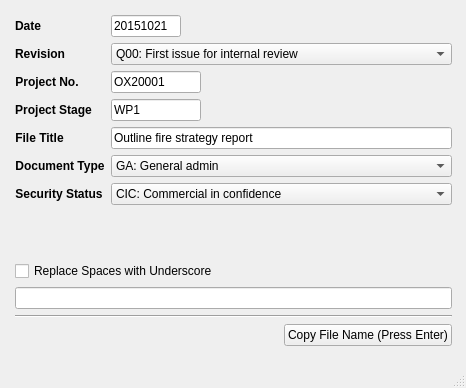
<?xml version="1.0" encoding="UTF-8"?>
<ui version="4.0">
 <class>MainWindow</class>
 <widget class="QMainWindow" name="MainWindow">
  <property name="geometry">
   <rect>
    <x>0</x>
    <y>0</y>
    <width>466</width>
    <height>388</height>
   </rect>
  </property>
  <property name="windowTitle">
   <string>MainWindow</string>
  </property>
  <widget class="QWidget" name="centralwidget">
   <widget class="QWidget" name="verticalLayoutWidget">
    <property name="geometry">
     <rect>
      <x>15</x>
      <y>15</y>
      <width>437</width>
      <height>331</height>
     </rect>
    </property>
    <layout class="QVBoxLayout" name="verticalLayout">
     <item>
      <layout class="QFormLayout" name="formLayout">
       <item row="0" column="0">
        <widget class="QLabel" name="label_16">
         <property name="font">
          <font>
           <weight>75</weight>
           <bold>true</bold>
          </font>
         </property>
         <property name="toolTip">
          <string>Date in YYMMDD (i.e. 201231) or YYYYMMDD (i.e. 20201231) format.</string>
         </property>
         <property name="statusTip">
          <string>Date in YYMMDD (i.e. 201231) or YYYYMMDD (i.e. 20201231) format.</string>
         </property>
         <property name="text">
          <string>Date</string>
         </property>
         <property name="alignment">
          <set>Qt::AlignCenter</set>
         </property>
        </widget>
       </item>
       <item row="0" column="1">
        <widget class="QLineEdit" name="lineEdit_1_date">
         <property name="maximumSize">
          <size>
           <width>70</width>
           <height>16777215</height>
          </size>
         </property>
         <property name="text">
          <string>20151021</string>
         </property>
        </widget>
       </item>
       <item row="1" column="0">
        <widget class="QLabel" name="label_15">
         <property name="font">
          <font>
           <weight>75</weight>
           <bold>true</bold>
          </font>
         </property>
         <property name="toolTip">
          <string>Revision indicator.</string>
         </property>
         <property name="statusTip">
          <string>Revision indicator.</string>
         </property>
         <property name="text">
          <string>Revision</string>
         </property>
         <property name="alignment">
          <set>Qt::AlignCenter</set>
         </property>
        </widget>
       </item>
       <item row="1" column="1">
        <widget class="QComboBox" name="comboBox_2_revision">
         <property name="maximumSize">
          <size>
           <width>16777215</width>
           <height>16777215</height>
          </size>
         </property>
         <item>
          <property name="text">
           <string>Q00: First issue for internal review</string>
          </property>
         </item>
         <item>
          <property name="text">
           <string>Q01: Reviewer's comments</string>
          </property>
         </item>
         <item>
          <property name="text">
           <string>Q02: Authoriser's comments</string>
          </property>
         </item>
         <item>
          <property name="text">
           <string>D00: First issue to others for comment</string>
          </property>
         </item>
         <item>
          <property name="text">
           <string>D01: Sub-sequent external reviews</string>
          </property>
         </item>
         <item>
          <property name="text">
           <string>R00: First issue</string>
          </property>
         </item>
         <item>
          <property name="text">
           <string>R01: Second issue</string>
          </property>
         </item>
        </widget>
       </item>
       <item row="2" column="0">
        <widget class="QLabel" name="label_14">
         <property name="maximumSize">
          <size>
           <width>90</width>
           <height>16777215</height>
          </size>
         </property>
         <property name="font">
          <font>
           <weight>75</weight>
           <bold>true</bold>
          </font>
         </property>
         <property name="toolTip">
          <string>Project number.</string>
         </property>
         <property name="statusTip">
          <string>Project number.</string>
         </property>
         <property name="text">
          <string>Project No.</string>
         </property>
         <property name="alignment">
          <set>Qt::AlignCenter</set>
         </property>
        </widget>
       </item>
       <item row="2" column="1">
        <widget class="QLineEdit" name="lineEdit_3_project_no">
         <property name="maximumSize">
          <size>
           <width>90</width>
           <height>16777215</height>
          </size>
         </property>
         <property name="text">
          <string>OX20001</string>
         </property>
        </widget>
       </item>
       <item row="3" column="0">
        <widget class="QLabel" name="label_17">
         <property name="font">
          <font>
           <weight>75</weight>
           <bold>true</bold>
          </font>
         </property>
         <property name="toolTip">
          <string>Project stage.</string>
         </property>
         <property name="statusTip">
          <string>Project stage.</string>
         </property>
         <property name="text">
          <string>Project Stage</string>
         </property>
         <property name="alignment">
          <set>Qt::AlignCenter</set>
         </property>
        </widget>
       </item>
       <item row="3" column="1">
        <widget class="QLineEdit" name="lineEdit_4_project_stage">
         <property name="maximumSize">
          <size>
           <width>90</width>
           <height>16777215</height>
          </size>
         </property>
         <property name="text">
          <string>WP1</string>
         </property>
        </widget>
       </item>
       <item row="4" column="0">
        <widget class="QLabel" name="label_18">
         <property name="font">
          <font>
           <weight>75</weight>
           <bold>true</bold>
          </font>
         </property>
         <property name="toolTip">
          <string>File title in plain English.</string>
         </property>
         <property name="statusTip">
          <string>File title in plain English.</string>
         </property>
         <property name="text">
          <string>File Title</string>
         </property>
         <property name="alignment">
          <set>Qt::AlignCenter</set>
         </property>
        </widget>
       </item>
       <item row="5" column="0">
        <widget class="QLabel" name="label_19">
         <property name="font">
          <font>
           <weight>75</weight>
           <bold>true</bold>
          </font>
         </property>
         <property name="toolTip">
          <string>Document type.</string>
         </property>
         <property name="statusTip">
          <string>Document type.</string>
         </property>
         <property name="text">
          <string>Document Type</string>
         </property>
         <property name="alignment">
          <set>Qt::AlignCenter</set>
         </property>
        </widget>
       </item>
       <item row="5" column="1">
        <widget class="QComboBox" name="comboBox_6_type">
         <item>
          <property name="text">
           <string>GA: General admin</string>
          </property>
         </item>
         <item>
          <property name="text">
           <string>MD: Marketing</string>
          </property>
         </item>
         <item>
          <property name="text">
           <string>FP: Fee proposal</string>
          </property>
         </item>
         <item>
          <property name="text">
           <string>LT: Letter</string>
          </property>
         </item>
         <item>
          <property name="text">
           <string>DN: Design note</string>
          </property>
         </item>
         <item>
          <property name="text">
           <string>OF: Outline strategy</string>
          </property>
         </item>
         <item>
          <property name="text">
           <string>DF: Detailed strategy</string>
          </property>
         </item>
         <item>
          <property name="text">
           <string>RF: Retrospective strategy</string>
          </property>
         </item>
         <item>
          <property name="text">
           <string>FA: Fire risk assessment</string>
          </property>
         </item>
         <item>
          <property name="text">
           <string>FS: Fire survey report</string>
          </property>
         </item>
         <item>
          <property name="text">
           <string>FN: File note</string>
          </property>
         </item>
         <item>
          <property name="text">
           <string>MN: Meeting notes</string>
          </property>
         </item>
         <item>
          <property name="text">
           <string>CS: Calculation sheet</string>
          </property>
         </item>
         <item>
          <property name="text">
           <string>SK: Sketch</string>
          </property>
         </item>
         <item>
          <property name="text">
           <string>DW: Drawing</string>
          </property>
         </item>
         <item>
          <property name="text">
           <string>XO: Expert opinion</string>
          </property>
         </item>
        </widget>
       </item>
       <item row="6" column="0">
        <widget class="QLabel" name="label_20">
         <property name="font">
          <font>
           <weight>75</weight>
           <bold>true</bold>
          </font>
         </property>
         <property name="toolTip">
          <string>Security status.</string>
         </property>
         <property name="statusTip">
          <string>Security status.</string>
         </property>
         <property name="text">
          <string>Security Status</string>
         </property>
         <property name="alignment">
          <set>Qt::AlignCenter</set>
         </property>
        </widget>
       </item>
       <item row="6" column="1">
        <widget class="QComboBox" name="comboBox_7_security_status">
         <item>
          <property name="text">
           <string>CIC: Commercial in confidence</string>
          </property>
         </item>
         <item>
          <property name="text">
           <string>WPC: Without prejudice and confidential</string>
          </property>
         </item>
         <item>
          <property name="text">
           <string>SDS: Secure document</string>
          </property>
         </item>
         <item>
          <property name="text">
           <string>FID: Free issue document (no security status)</string>
          </property>
         </item>
        </widget>
       </item>
       <item row="4" column="1">
        <widget class="QLineEdit" name="lineEdit_5_title">
         <property name="minimumSize">
          <size>
           <width>200</width>
           <height>0</height>
          </size>
         </property>
         <property name="text">
          <string>Outline fire strategy report</string>
         </property>
        </widget>
       </item>
      </layout>
     </item>
     <item>
      <widget class="QCheckBox" name="checkBox_replace_spaces">
       <property name="toolTip">
        <string>Replace all spaces in the file name to underscore `_`.</string>
       </property>
       <property name="statusTip">
        <string>Replace all spaces in the file name to underscore `_`.</string>
       </property>
       <property name="text">
        <string>Replace Spaces with Underscore</string>
       </property>
      </widget>
     </item>
     <item>
      <widget class="QLineEdit" name="lineEdit_out_result">
       <property name="toolTip">
        <string>Composed file name.</string>
       </property>
       <property name="statusTip">
        <string>Composed file name.</string>
       </property>
      </widget>
     </item>
     <item>
      <widget class="Line" name="line_2">
       <property name="orientation">
        <enum>Qt::Horizontal</enum>
       </property>
      </widget>
     </item>
     <item>
      <layout class="QHBoxLayout" name="horizontalLayout_2">
       <item>
        <spacer name="horizontalSpacer">
         <property name="orientation">
          <enum>Qt::Horizontal</enum>
         </property>
         <property name="sizeHint" stdset="0">
          <size>
           <width>40</width>
           <height>20</height>
          </size>
         </property>
        </spacer>
       </item>
       <item>
        <widget class="QPushButton" name="pushButton_copy">
         <property name="text">
          <string>Copy File Name (Press Enter)</string>
         </property>
        </widget>
       </item>
      </layout>
     </item>
    </layout>
   </widget>
  </widget>
  <widget class="QMenuBar" name="menubar">
   <property name="geometry">
    <rect>
     <x>0</x>
     <y>0</y>
     <width>466</width>
     <height>22</height>
    </rect>
   </property>
  </widget>
  <widget class="QStatusBar" name="statusbar"/>
 </widget>
 <resources/>
 <connections/>
</ui>
